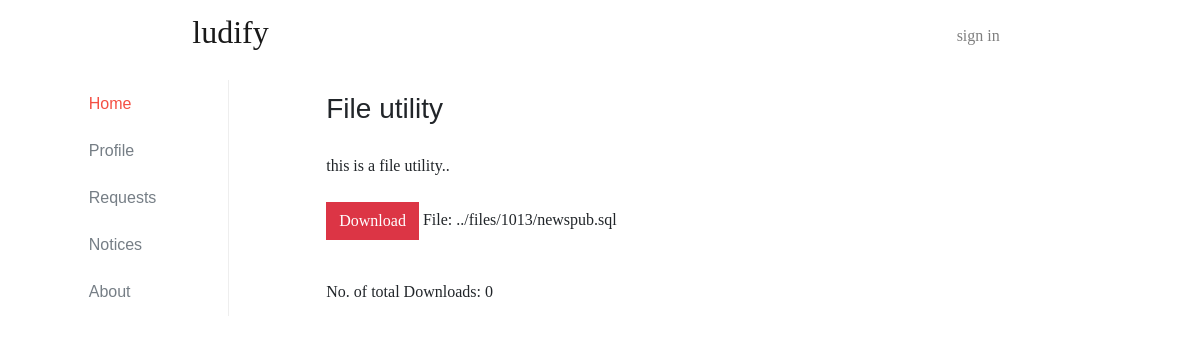
Page /view_article.php?article_id=1013 on the committed database.
### tables this page shows
CREATE TABLE `articles` (
  `article_id` int(11) NOT NULL,
  `article_title` varchar(100) DEFAULT NULL,
  `article_body` text,
  `file_id` int(11) DEFAULT NULL,
  `author_id` int(11) DEFAULT NULL,
  `article_category` varchar(50) NOT NULL,
  `date_of_upload` date NOT NULL
);

CREATE TABLE `files` (
  `file_id` int(11) NOT NULL,
  `link` text NOT NULL,
  `no_of_downloads` int(11) DEFAULT NULL,
  `file_name` text
);

### view_article.php (the view, shortened to what this page needs)
<?php include 'partial_upper.php'; ?>
<?php include'partial_sidebar.php'; ?>
		<div class="col-md-9 container main-content">
			<?php
				$id = $_GET['article_id'];
				$query = "SELECT * FROM articles WHERE article_id = $id";
				$result = mysqli_query($conn, $query);
				$row = mysqli_fetch_assoc($result);
				$sql2 = mysqli_query($conn,"select * from files where file_id = ".$row['file_id']);
				$row2 = mysqli_fetch_assoc($sql2);
				$file_name = $row2['file_name'];
			?>
			<div class="card border-0">
				<div class="card-header">
					<h3><?= $row['article_title']; ?> </h3>
				</div>
				<div class="card-body">
					<?= $row['article_body']; ?>
					<form class = "form" action = "database/download_file.php" method="post">
						<div class="form-group">
							<br>
							<input class="btn btn-danger" value="Download" type="submit" name="submit">
							File: <?= $file_name ?>
						</div>
					</form>
					<br>
					No. of total Downloads: <?=$row2['no_of_downloads']?>
				</div>
				</div>
			</div>
		</div>
	</div>
</div>
<?php include 'partial_lower.php'; ?>

### assets/css/custom.css (style rules this page uses)
* { font-family: 'Merriweather', 'Times New Roman', serif; }
.btn { border-radius: 0; }
.card { border-radius: 0; margin-bottom: 16px; }
.card-header { background-color: transparent; border: none; font-family: 'Merriweather Sans', sans-serif; padding-bottom: 0; }

### rows in the picture
articles: article_title "File utility", article_body "this is a file utility.."
files: file_name "../files/1013/newspub.sql", no_of_downloads "0"
